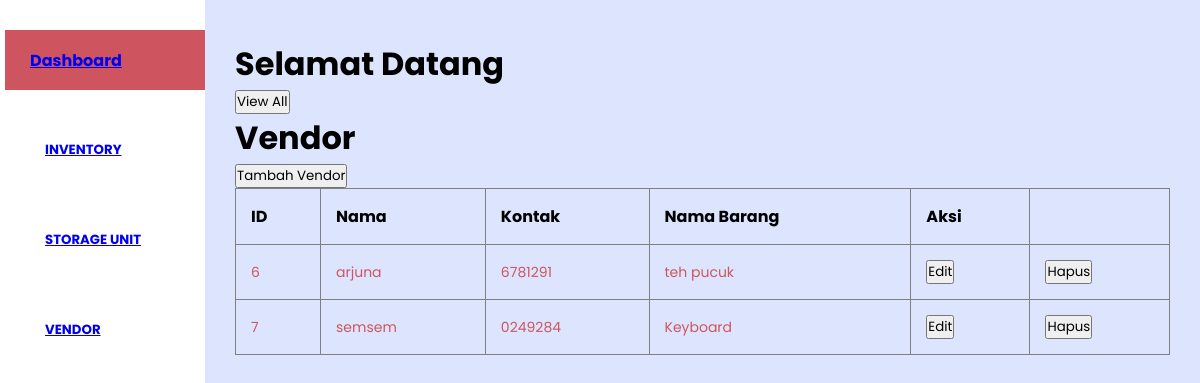
The app's page /vendor.php with its own data.
### tables this page shows
CREATE TABLE `vendor` (
  `id_vendor` int(150) NOT NULL,
  `nama` varchar(150) NOT NULL,
  `kontak` varchar(150) NOT NULL,
  `nama_barang` varchar(150) NOT NULL
);

### vendor.php (the view, shortened to what this page needs)
<?php
include ("navbar.php");
?>
<?php
$dbhost = "localhost";
$dbuser = "root";
$dbpass = "";
$dbname = "db_stok1";
$koneksi = mysqli_connect($dbhost,$dbuser,$dbpass,$dbname);
?>
<!DOCTYPE html>
<html lang="en">
<head>
</head>
<body>
<div class="report-header">
<h1 class="recent-Articles">Vendor</h1>
    </div>
<table border="1">
        <tr>
        <th>ID </th>
        <th>Nama </th>
        <th>Kontak</th>
        <th>Nama Barang</th>
        <th>Aksi</th>
</tr>
<?php
$dbuser = "SELECT*FROM vendor";
$hasil_dbuser = mysqli_query ($koneksi,$dbuser);
while($data = mysqli_fetch_assoc($hasil_dbuser))
{
    echo "<tr>";
    echo "<td>$data[id_vendor]</td>";
    echo "<td>$data[nama]</td>";
    echo "<td>$data[kontak]</td>";
    echo "<td>$data[nama_barang]</td>";
    echo "<td><a href=edit_vendor.php?id_vendor={$data['id_vendor']}'><button>Edit</button>
    </td>";
    echo "<td><a href=hapus_vendor.php?id_vendor={$data['id_vendor']}><button>Hapus</button>
    </td>";
    echo "</tr>";
}
?>
<?php
echo '
<form action="tambah_vendor.php"method="POST">
<button>Tambah Vendor</button>
</form>';
?>
</body>
</html>

### navbar.css (style rules this page uses)
* { margin: 0; padding: 0; box-sizing: border-box; font-family: "Poppins", sans-serif; }
:root { --background-color1: #fafaff; --background-color2: #ffffff; --background-color3: #ededed; --background-color4: #cad7fda4; --primary-color: #ce555f; --secondary-color: #ce555f; --Border-color: #ce555f; --one-use-color: #ce555f; --two-use-color: #ce555f; }
body { background-color: var(--background-color4); max-width: 100%; overflow-x: hidden; }

### vendor.php (style rules this page uses)
table { width: 100%; border-collapse: collapse; }
th { padding: 15px; text-align: left; }
td { padding: 15px; font-size: 14px; color: #ce555f; }

### records on screen
vendor: id_vendor "6", nama "arjuna", kontak "6781291", nama_barang "teh pucuk"
vendor: id_vendor "7", nama "semsem", kontak "0249284", nama_barang "Keyboard"
